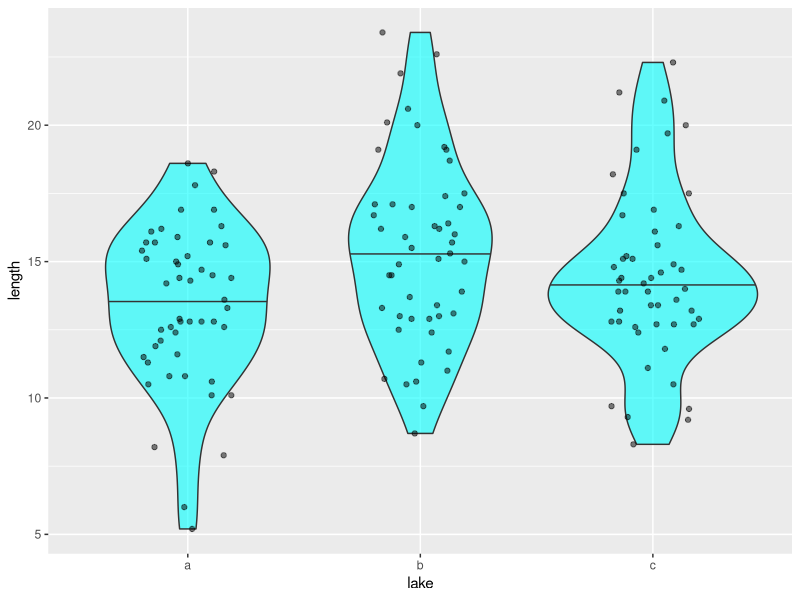
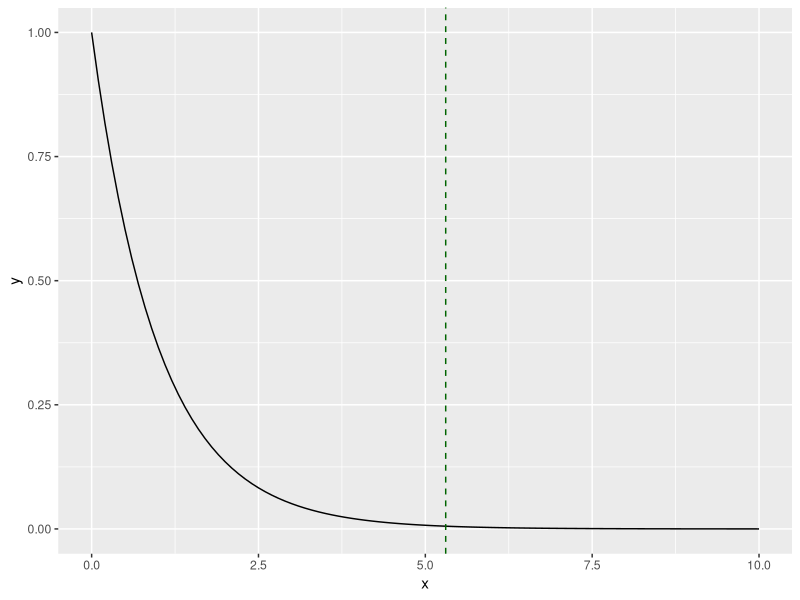
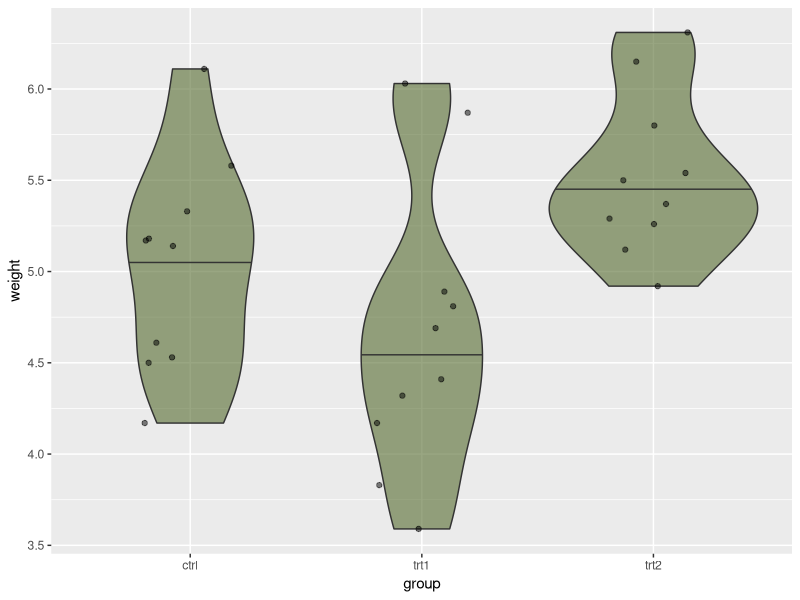
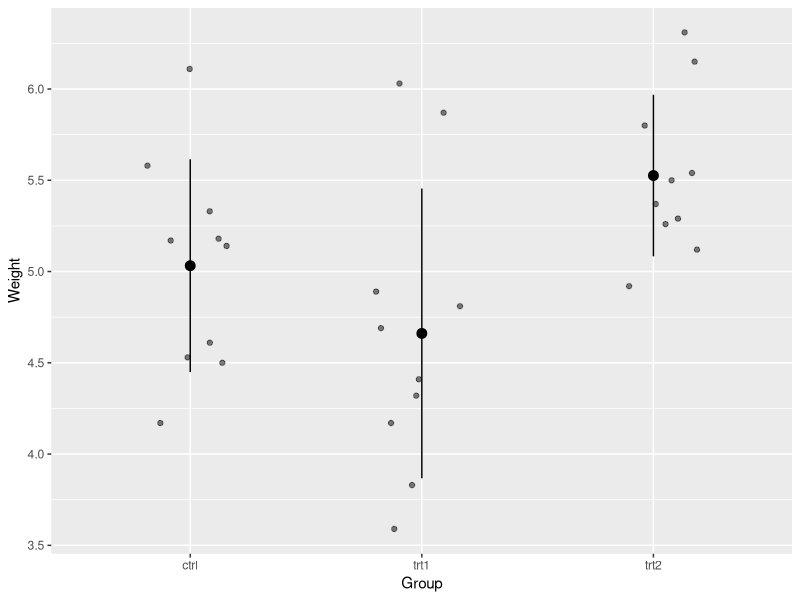

These charts were generated, in order, by the following R code:
#' ---
#' title: "Set 8"
#' output: html_document
#' date: 2023-10-5
#' author: Jenna Jordan
#' ---

#+ message = FALSE, warning = FALSE
library(tidyverse)
df_anova <- read_csv(here::here("data_raw/data_fish_length_anova.csv"))

distinct(df_anova, lake)

df_anova %>%
  distinct(lake)

unique(df_anova$lake)

df_anova %>%
  ggplot(aes(x = lake,
             y = length)) +
  geom_violin(draw_quantiles = 0.5,
              fill = "cyan",
              alpha = 0.6) +
  geom_jitter(width = 0.2, 
              height = 0, 
              alpha = 0.5)

#anova in R

fit <- aov(formula = length ~ lake, 
    data = df_anova)
fit
summary(fit)

#whole mean

mu <- mean(df_anova$length)

#behind anova

x_a <- df_anova %>%
  filter (lake == "a") %>%
  pull(length)

x_b <- df_anova %>%
  filter (lake == "b") %>%
  pull(length)

x_c <- df_anova %>%
  filter (lake == "c") %>%
  pull(length)

mu_a <- mean(x_a)
mu_b <- mean(x_b)
mu_c <- mean(x_c)

mu_a; mu_b; mu_c

## between-group variability
#calculate sum squared

ss_ga <- (mu_a - mu)^2 * length(x_a)
ss_gb <- (mu_b - mu)^2 * length(x_b)
ss_gc <- (mu_c - mu)^2 * length(x_c)

ss_ga; ss_gb; ss_gc

ss_g <- ss_ga + ss_gb + ss_gc
ss_g

#tidyverse language
# estimate overall mean
mu <- mean(df_anova$length)

# estimate group means and sample size each
df_g <- df_anova %>% 
  group_by(lake) %>% 
  summarize(mu_g = mean(length), # mean for each group
            dev_g = (mu_g - mu)^2, # squared deviation for each group
            n = n()) # sample size for each group

print(df_g)

ss_g <- df_g %>% 
  mutate(ss = dev_g * n) %>%
  pull(ss) %>%
  sum()

print(df_g)

## within-group variability

dev_ia <- (x_a - mu_a)^2

dev_ib <- (x_b - mu_b)^2

dev_ic <- (x_c - mu_c)^2

#sum i

sum(dev_ia)
sum(dev_ib)
sum(dev_ic)

#summation across groups

ss_w <- sum(dev_ia) + sum(dev_ib) + sum(dev_ic)

#tidyverse version of within-group
df_i <- df_anova %>% 
  group_by(lake) %>% 
  mutate(mu_g = mean(length)) %>% # use mutate() to retain individual rows
  ungroup() %>% 
  mutate(dev_i = (length - mu_g)^2) # deviation from group mean for each fish
df_i

#convert variability to SD
var_g <- ss_g / (3-1) #3 lakes minus 1
nrow(df_anova) #number of total individuals - number of groups
var_w <- ss_w / (150 - 3)

f_value <- var_g / var_w #calculation for f value

ss_g; ss_w
var_g; var_w
f_value
summary(fit)

# f distribution

x <- seq(0, 10, by = 0.1)
y <- df(x, df1 = 3-1, df2 = 150 -3) #df1 = df of groups, #df2 = df of individuals

tibble(x = x, y = y) %>% 
  ggplot(aes(x = x,
             y = y)) + 
  geom_line() + # F distribution
  geom_vline(xintercept = f_value, # observed F-statistic
             color = "darkgreen",
             linetype = "dashed") 


# Laboratory --------------------------------------------------------------

dfp <- PlantGrowth
distinct(dfp, group)

# figure like 5.1

dfp %>%
  ggplot(aes(x = group,
             y = weight)) +
  geom_violin(draw_quantiles = 0.5,
              fill = "darkolivegreen",
              alpha = 0.6) +
  geom_jitter(width = 0.2, 
              height = 0, 
              alpha = 0.5)


#figure like 4.1

dfp_mu <- dfp %>%
  group_by(group) %>%
  summarize(mu_pl = mean(weight),
            sd_pl = sd(weight))

dfp %>% 
  ggplot(aes(x = group,
             y = weight)) +
  geom_jitter(width = 0.2, # scatter width
              height = 0, # scatter height (no scatter with zero)
              alpha = 0.5) + # transparency of data points
  geom_segment(data = dfp_mu, # switch data frame
               aes(x = group,
                   xend = group,
                   y = mu_pl - sd_pl,
                   yend = mu_pl + sd_pl)) +
  geom_point(data = dfp_mu, # switch data frame
             aes(x = group,
                 y = mu_pl),
             size = 3) +
  labs(x = "Group", # x label
       y = "Weight") # y label

# conduct ANOVA

p <- aov(formula = weight ~ group,
         data = dfp)
print(p)
summary(p)

# try different numbers of df1 (groups - 1) and df2 (measurements - groups)
#1) we have 5 groups with 30 measurements

#df1 <- 5-1
#df2 = 30 - 5

f_val <- 4.846
p_value1 <- 1 - pf(q = f_val, df1 = 5 - 1, df2 = 30 - 5)

#2) we have 3 groups with 15 measurements

p_value2 <- 1 - pf(q = f_val, df1 = 3 - 1, df2 = 15 - 3)

#3) we have 4 groups with 20 measurements 

p_value3 <- 1 - pf(q = f_val, df1 = 4 - 1, df2 = 20 - 4)


p_value1; p_value2; p_value3


# Q3: What values should be reported in a scientific article? 

## A: degrees of freedom, f-value, & p-value
